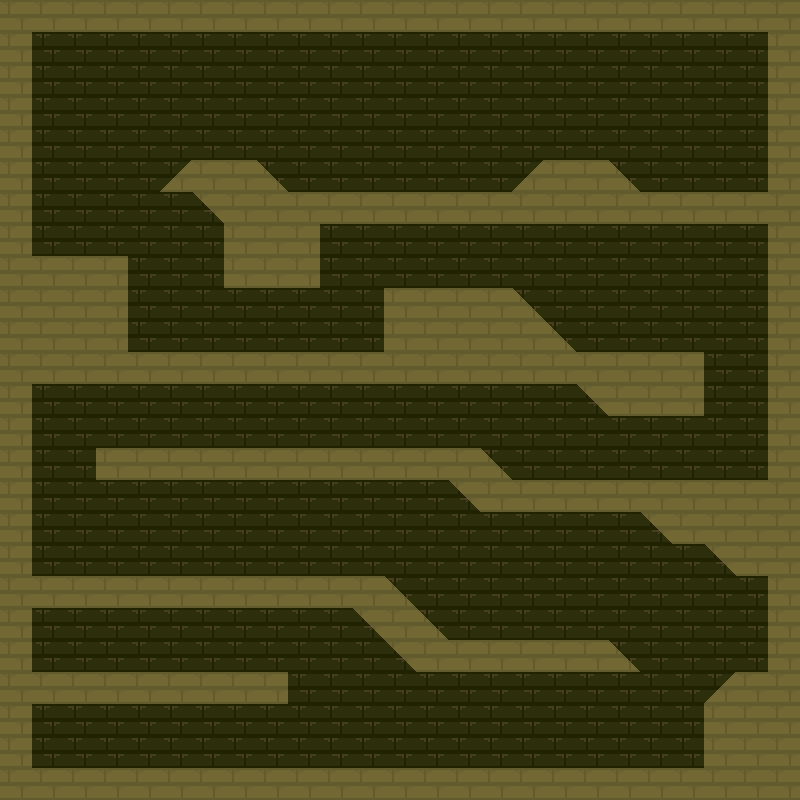

This game map was drawn from its Tiled (.tmx) file and the tilesets committed beside it. A one-line description and the full map source follow:
An orthogonal 25x25 tile map with 32x32 px tiles, 1 tile layer (Layer1) and 55 objects (34x Box, 16x Ramp, 2x Player, 2x Sensor, Ball).

<map version="1.10" tiledversion="1.10.2" orientation="orthogonal" renderorder="right-down" width="25" height="25" tilewidth="32" tileheight="32" infinite="0" nextlayerid="4" nextobjectid="122">
 <editorsettings>
  <export target="Source/Map2.json" format="json" />
 </editorsettings>
 <tileset firstgid="1" name="blocks" tilewidth="32" tileheight="32" tilecount="64" columns="8">
  <image source="finalBlocks.png" width="256" height="256" />
 </tileset>
 <layer id="1" name="Layer1" width="25" height="25">
  <data encoding="csv">
1,1,1,1,1,1,1,1,1,1,1,1,1,1,1,1,1,1,1,1,1,1,1,1,1,
1,2,2,2,2,2,2,2,2,2,2,2,2,2,2,2,2,2,2,2,2,2,2,2,1,
1,2,2,2,2,2,2,2,2,2,2,2,2,2,2,2,2,2,2,2,2,2,2,2,1,
1,2,2,2,2,2,2,2,2,2,2,2,2,2,2,2,2,2,2,2,2,2,2,2,1,
1,2,2,2,2,2,2,2,2,2,2,2,2,2,2,2,2,2,2,2,2,2,2,2,1,
1,2,2,2,2,5,1,1,6,2,2,2,2,2,2,2,5,1,1,6,2,2,2,2,1,
1,2,2,2,2,2,4,1,1,1,1,1,1,1,1,1,1,1,1,1,1,1,1,1,1,
1,2,2,2,2,2,2,1,1,1,2,2,2,2,2,2,2,2,2,2,2,2,2,2,1,
1,1,1,1,2,2,2,1,1,1,2,2,2,2,2,2,2,2,2,2,2,2,2,2,1,
1,1,1,1,2,2,2,2,2,2,2,2,1,1,1,1,6,2,2,2,2,2,2,2,1,
1,1,1,1,2,2,2,2,2,2,2,2,1,1,1,1,1,6,2,2,2,2,2,2,1,
1,1,1,1,1,1,1,1,1,1,1,1,1,1,1,1,1,1,1,1,1,1,2,2,1,
1,2,2,2,2,2,2,2,2,2,2,2,2,2,2,2,2,2,4,1,1,1,2,2,1,
1,2,2,2,2,2,2,2,2,2,2,2,2,2,2,2,2,2,2,2,2,2,2,2,1,
1,2,2,1,1,1,1,1,1,1,1,1,1,1,1,6,2,2,2,2,2,2,2,2,1,
1,2,2,2,2,2,2,2,2,2,2,2,2,2,4,1,1,1,1,1,1,1,1,1,1,
1,2,2,2,2,2,2,2,2,2,2,2,2,2,2,2,2,2,2,2,4,1,1,1,1,
1,2,2,2,2,2,2,2,2,2,2,2,2,2,2,2,2,2,2,2,2,2,4,1,1,
1,1,1,1,1,1,1,1,1,1,1,1,6,2,2,2,2,2,2,2,2,2,2,2,1,
1,2,2,2,2,2,2,2,2,2,2,4,1,6,2,2,2,2,2,2,2,2,2,2,1,
1,2,2,2,2,2,2,2,2,2,2,2,4,1,1,1,1,1,1,6,2,2,2,2,1,
1,1,1,1,1,1,1,1,1,2,2,2,2,2,2,2,2,2,2,2,2,2,5,1,1,
1,2,2,2,2,2,2,2,2,2,2,2,2,2,2,2,2,2,2,2,2,2,1,1,1,
1,2,2,2,2,2,2,2,2,2,2,2,2,2,2,2,2,2,2,2,2,2,1,1,1,
1,1,1,1,1,1,1,1,1,1,1,1,1,1,1,1,1,1,1,1,1,1,1,1,1
</data>
 </layer>
 <objectgroup id="2" name="colliders">
  <object id="1" name="Wall" type="Box" x="0" y="0" width="32" height="800" />
  <object id="3" name="Wall" type="Box" x="768" y="0" width="32" height="800" />
  <object id="6" name="Floor" type="Box" x="32" y="768" width="736" height="32" />
  <object id="25" name="Floor" type="Box" x="32" y="256" width="94" height="96" />
  <object id="27" name="Floor" type="Box" x="192" y="160" width="64" height="32" />
  <object id="28" name="Floor" type="Box" x="544" y="160" width="64" height="32" />
  <object id="30" name="Floor" type="Box" x="386" y="288" width="126" height="64" />
  <object id="29" name="Floor" type="Box" x="736" y="672" width="32" height="32" />
  <object id="26" name="Wall" type="Box" x="126" y="256" width="2" height="96" />
  <object id="31" name="Wall" type="Box" x="383.979" y="287.958" width="2" height="64" />
  <object id="32" name="Wall" type="Box" x="704" y="704" width="64" height="64" />
  <object id="8" name="Floor" type="Box" x="32" y="576" width="352" height="30" />
  <object id="13" name="Floor" type="Box" x="32" y="576" width="352" height="30" />
  <object id="15" name="Floor" type="Box" x="32.0528" y="672.432" width="256" height="29.4886" />
  <object id="19" name="Floor" type="Box" x="480.553" y="480.182" width="288" height="29.4886" />
  <object id="21" name="Floor" type="Box" x="32.2194" y="352.849" width="672" height="29.4886" />
  <object id="23" name="Floor" type="Box" x="224.261" y="192.266" width="544" height="29.4886" />
  <object id="17" name="Floor" type="Box" x="416.364" y="640.054" width="192.05" height="29.8697" />
  <object id="11" name="Floor" type="Box" x="96" y="448" width="384" height="30" />
  <object id="9" name="Ceiling" type="Box" x="32" y="606" width="352" height="2" />
  <object id="14" name="Ceiling" type="Box" x="32" y="606" width="352" height="2" />
  <object id="16" name="Ceiling" type="Box" x="32.0528" y="701.921" width="256" height="1.96591" />
  <object id="20" name="Ceiling" type="Box" x="480.553" y="509.671" width="288" height="1.96591" />
  <object id="22" name="Ceiling" type="Box" x="32.2194" y="382.338" width="672" height="1.96591" />
  <object id="24" name="Ceiling" type="Box" x="224.261" y="221.754" width="544" height="1.96591" />
  <object id="18" name="Ceiling" type="Box" x="416.364" y="669.924" width="224" height="1.96631" />
  <object id="10" name="Ceiling" type="Box" x="96" y="478" width="384" height="2" />
  <object id="7" name="Ceiling" type="Box" x="32" y="0" width="736" height="32" />
  <object id="33" name="Ceiling" type="Box" x="224" y="224" width="96" height="64" />
  <object id="34" name="Ceiling" type="Box" x="608" y="384" width="96" height="32" />
  <object id="35" name="Ceiling" type="Box" x="672" y="512" width="96" height="32" />
  <object id="36" name="Ceiling" type="Box" x="736" y="544" width="32" height="32" />
  <object id="37" name="Floor" type="Ramp" x="608" y="160">
   <polygon points="0,0 31.8125,31.9375 -0.0625,32" />
  </object>
  <object id="41" name="Floor" type="Ramp" x="480.152" y="448.065">
   <polygon points="0,0 31.8125,31.9375 -0.0625,32" />
  </object>
  <object id="42" name="Floor" type="Ramp" x="608" y="639.974">
   <polygon points="0,0 31.8125,29.9848 -0.0625,30.0435" />
  </object>
  <object id="39" name="Floor" type="Ramp" x="256.094" y="160">
   <polygon points="0,0 31.8125,31.9375 -0.0625,32" />
  </object>
  <object id="40" name="Floor" type="Ramp" x="512.126" y="288.031">
   <polygon points="0,0 63.9993,64.374 -0.125735,64.5" />
  </object>
  <object id="43" name="Floor" type="Ramp" x="384.247" y="576.213">
   <polygon points="0,0 63.9993,63.4667 -0.125735,63.5909" />
  </object>
  <object id="44" name="Ceiling" type="Ramp" x="416.091" y="672">
   <polygon points="0,0 -31.2727,-31.7273 0,-31.8182" />
  </object>
  <object id="45" name="Ceiling" type="Ramp" x="384" y="640">
   <polygon points="0,0 -31.2727,-31.7273 0,-31.8182" />
  </object>
  <object id="46" name="Ceiling" type="Ramp" x="480.413" y="511.87">
   <polygon points="0,0 -31.5771,-31.7273 0,-31.8182" />
  </object>
  <object id="47" name="Ceiling" type="Ramp" x="608.089" y="415.83">
   <polygon points="0,0 -31.5771,-31.7273 0,-31.8182" />
  </object>
  <object id="50" name="Ceiling" type="Ramp" x="224.173" y="223.837">
   <polygon points="0,0 -31.5771,-31.7273 0,-31.8182" />
  </object>
  <object id="48" name="Ceiling" type="Ramp" x="672" y="544">
   <polygon points="0,0 -31.5771,-31.7273 0,-31.8182" />
  </object>
  <object id="49" name="Ceiling" type="Ramp" x="736" y="576">
   <polygon points="0,0 -31.5771,-31.7273 0,-31.8182" />
  </object>
  <object id="51" name="Floor" type="Ramp" x="543.909" y="160.091">
   <polygon points="0,0 0.0909091,31.9091 -31.7273,32" />
  </object>
  <object id="66" name="Floor" type="Ramp" x="735.909" y="671.904">
   <polygon points="0,0 0.0909091,31.9091 -31.7273,32" />
  </object>
  <object id="52" name="Floor" type="Ramp" x="191.914" y="160.091">
   <polygon points="0,0 0.0860877,29.8525 -30.0446,29.9375" />
  </object>
  <object id="53" name="Ceiling" type="Box" x="160" y="190" width="32" height="2" />
  <object id="55" name="WaterGirl" type="Player" x="64" y="634" width="32" height="32" />
  <object id="57" name="Portal" type="Sensor" x="660" y="136" width="32" height="56" />
  <object id="58" name="Portal" type="Sensor" x="712" y="136" width="32" height="56" />
  <object id="56" name="FireBoy" type="Player" x="64" y="725.333" width="32" height="32" />
  <object id="59" name="Block" type="Box" x="237.333" y="517" width="45" height="45" />
  <object id="61" name="Ball" type="Ball" x="238" y="427" width="20" height="20">
   <ellipse />
  </object>
 </objectgroup>
</map>